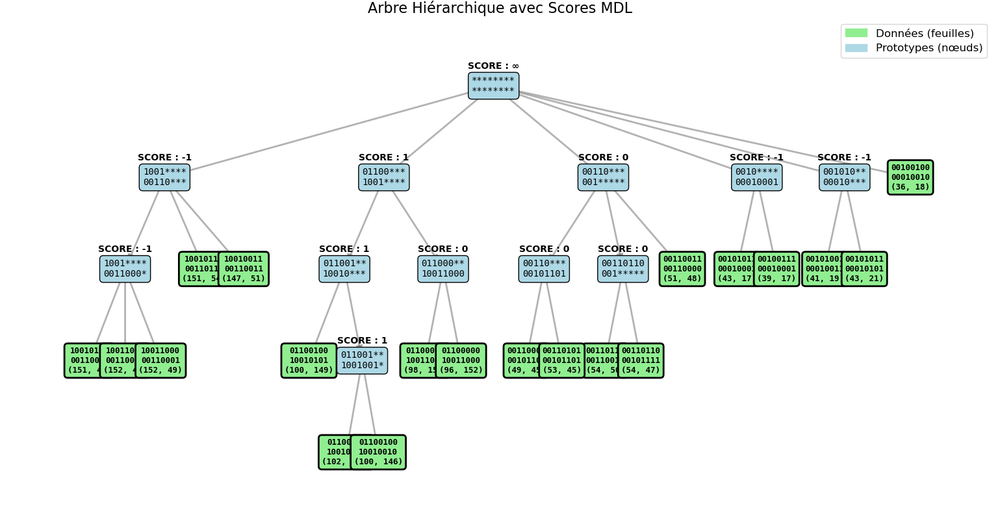
#> input picture 2D_clustering/TreeMLD8bits.png, 1000 x 526 px, shrunk from 1539 x 810 before the run
$ python -i Tree_3D.py   (imports and definitions only)
#> lines starting #> are read from the running program, lines starting #| are printed output that depends on the picture
"""
Telecom Paris : projet Contraste

Projet réalisé par : Samy Bali, Hussein El gouch, Issa Daou, Anas El Barhdadi

Encadré par Jean-Louis Dessalles
"""


import numpy as np
import matplotlib.pyplot as plt
from matplotlib.patches import Patch
from mpl_toolkits.mplot3d import Axes3D
from typing import List, Tuple, Optional, Dict
from dataclasses import dataclass, field

@dataclass
class Node:
    pattern: Tuple[str, str, str]
    children: List['Node'] = field(default_factory=list)
    parent: Optional['Node'] = None
    is_leaf: bool = False
    original_data: Optional[Tuple[int, int, int]] = None
    id: int = 0

class BinaryHierarchicalTree3D:
    def __init__(self, n_bits: int = 4):
        self.n_bits = n_bits
        self.root = None
        self.node_counter = 0
        self.all_nodes = []
        self.pattern_to_node = {}

    def _to_binary(self, value: int) -> str:
        return format(value, f'0{self.n_bits}b')

    def _can_subsume(self, pattern: Tuple[str, str, str], data_pattern: Tuple[str, str, str]) -> bool:
        return all(p == '*' or p == d for p_comp, d_comp in zip(pattern, data_pattern) for p, d in zip(p_comp, d_comp))

    # [26 lines left out: functions _create_subsumption_pattern, _get_or_create_node, not called in this run]

    def insert(self, data: Tuple[int, int, int]):
        pattern = tuple(self._to_binary(d) for d in data)
        if self.root is None:
            self.root = self._get_or_create_node(pattern, True, data)
        else:
            self._insert_into_tree(pattern, data)

    # [87 lines left out: functions _find_all_subsumers, _insert_into_tree, _calculate_positions, visualize, print_tree, test_tree_3d, not called in this run]

# [1 line not run here, left out]

>>> import cv2
>>> picture = cv2.imread('../2D_clustering/TreeMLD8bits.png', cv2.IMREAD_GRAYSCALE)
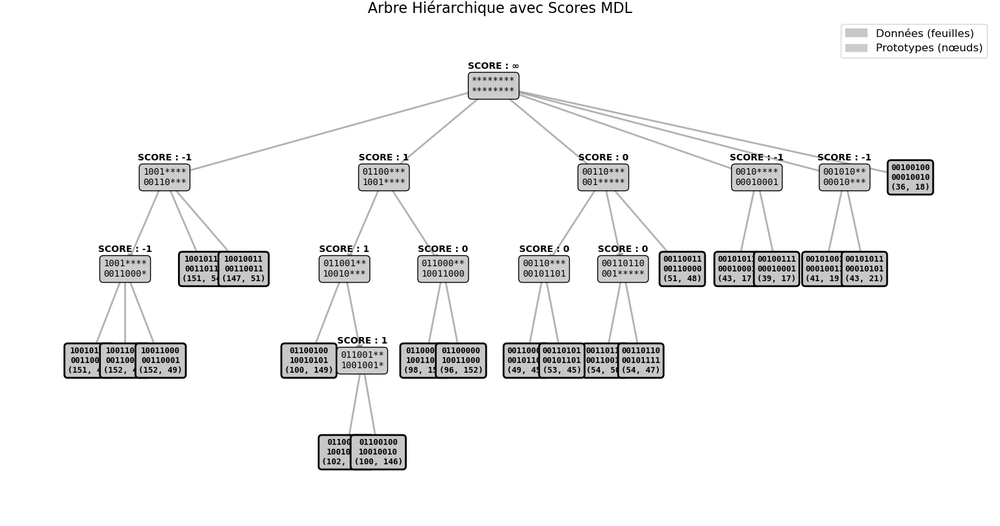
#> picture: shape (526, 1000); min 0, max 255, mean 242.5
>>> result = BinaryHierarchicalTree3D().insert(picture)
#> (the run stopped early here; a loop or call above may not have finished)

$ run again, on 2D_clustering/treeScore.png
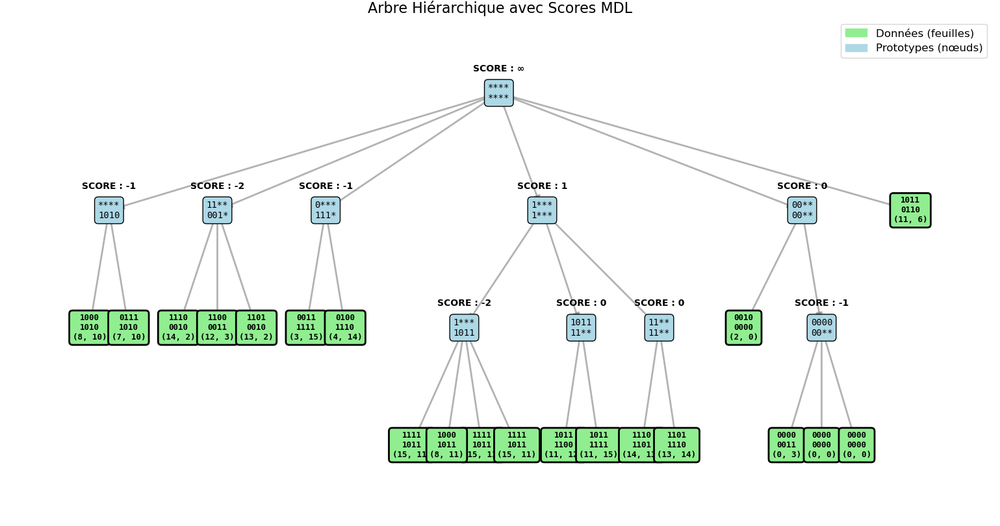
#> input picture 2D_clustering/treeScore.png, 1000 x 526 px, shrunk from 1539 x 810 before the run
#> `picture = cv2.imread('../2D_clustering/TreeMLD8bits.png', cv2.IMREAD_G..`:
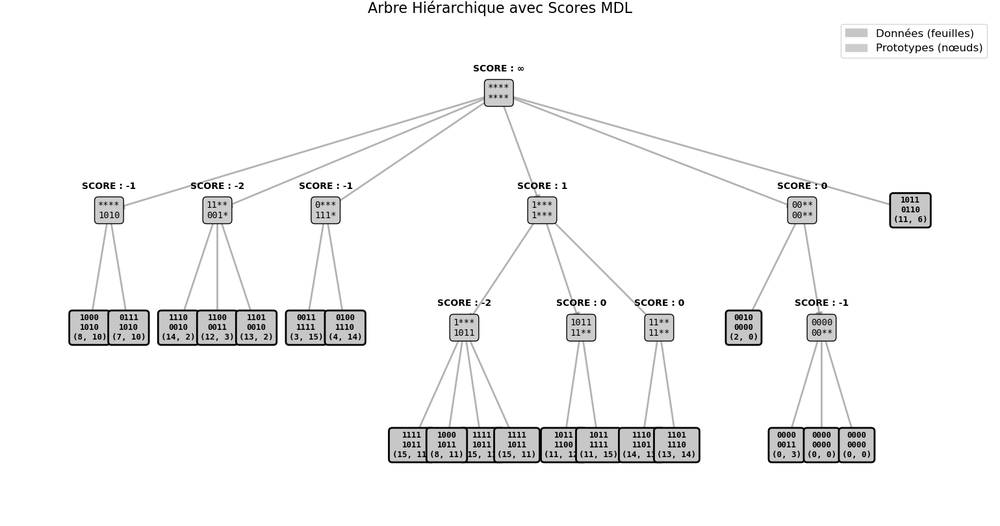
#> picture: shape (526, 1000); min 0, max 255, mean 245.3

$ run again, on 2D_clustering/treeen2D2.png
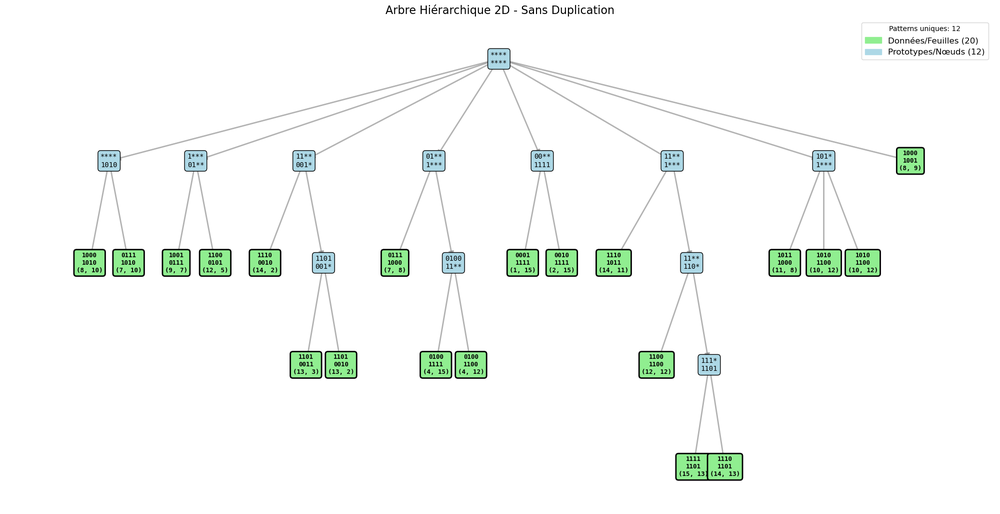
#> input picture 2D_clustering/treeen2D2.png, 1000 x 514 px, shrunk from 2000 x 1027 before the run
#> `picture = cv2.imread('../2D_clustering/TreeMLD8bits.png', cv2.IMREAD_G..`:
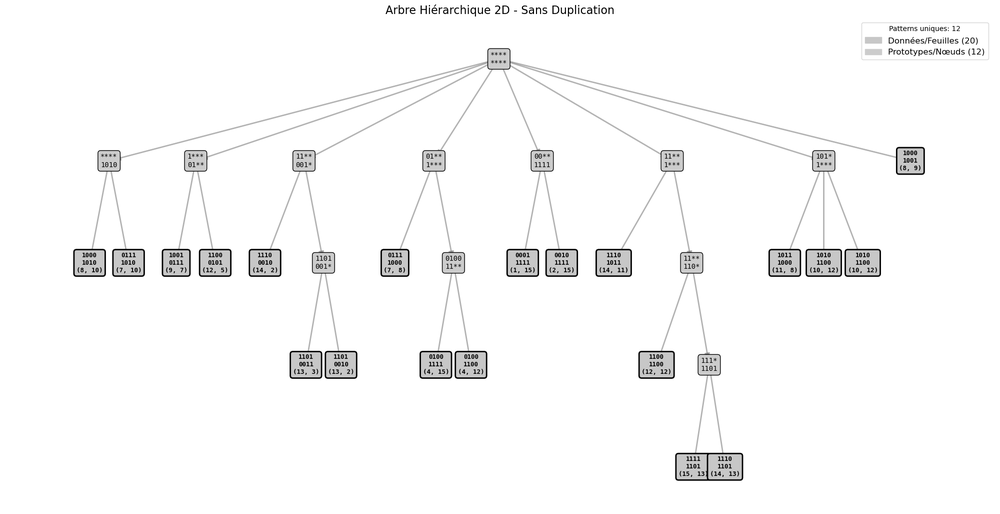
#> picture: shape (514, 1000); min 0, max 255, mean 248.6
